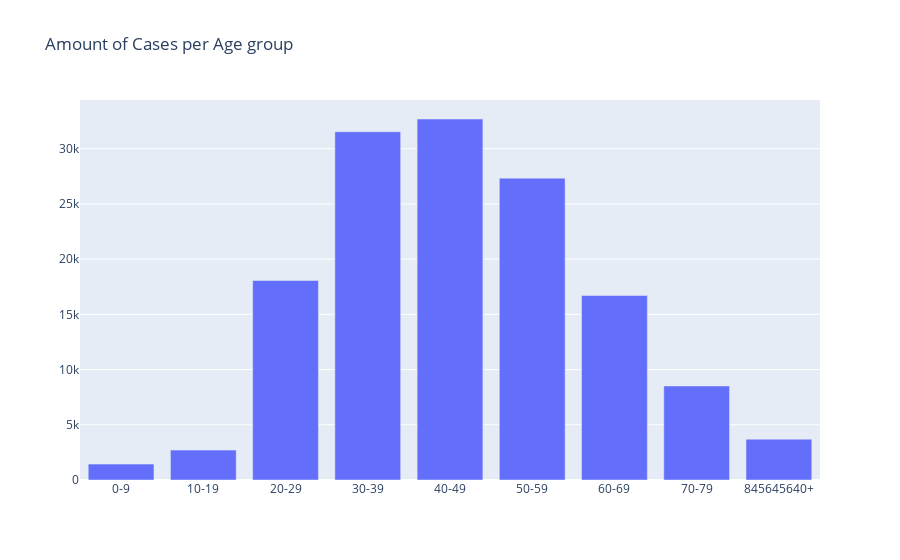

This figure's notebook cell:
### Markdown cell above
# Positive cases per Age group

### Code cell
ageGroups = [[0,9], [10,19], [20,29], [30,39], [40,49], [50,59], [60,69], [70,79], [80, -1]]
ageGroupsLabel = ['0-9', '10-19', '20-29', '30-39', '40-49', '50-59', '60-69', '70-79', '80+']
y = []
for startAge, endAge in ageGroups:
    casesPerAgeGroup = dataFunctions.getCasesPerAgeGroup(df=df_positive, startAge=startAge, endAge=endAge)
    y.append(casesPerAgeGroup)
    
fig = go.Figure(data=[go.Bar(x=ageGroupsLabel, y=y)])
fig.update_layout(
    title='Amount of Cases per Age group',
    )
fig.show()


py.plot(fig, filename = 'pos_cases_age_group', auto_open=True) # publish's it

### Figure 1 — Plotly figure (JSON) as saved in the notebook; plotly's stock layout.template omitted (floating-point values rounded to 4 significant figures)
{"data": [{"type": "bar", "x": ["0-9", "10-19", "20-29", "30-39", "40-49", "50-59", "60-69", "70-79", "845645640+"], "y": [1440, 2708, 18064, 31535, 32690, 27333, 16710, 8513, 3697]}], "layout": {"autosize": true, "title": {"text": "Amount of Cases per Age group"}, "xaxis": {"autorange": true, "range": [-0.5, 8.5], "type": "category"}, "yaxis": {"autorange": true, "range": [0, 34410.0], "type": "linear"}}}
